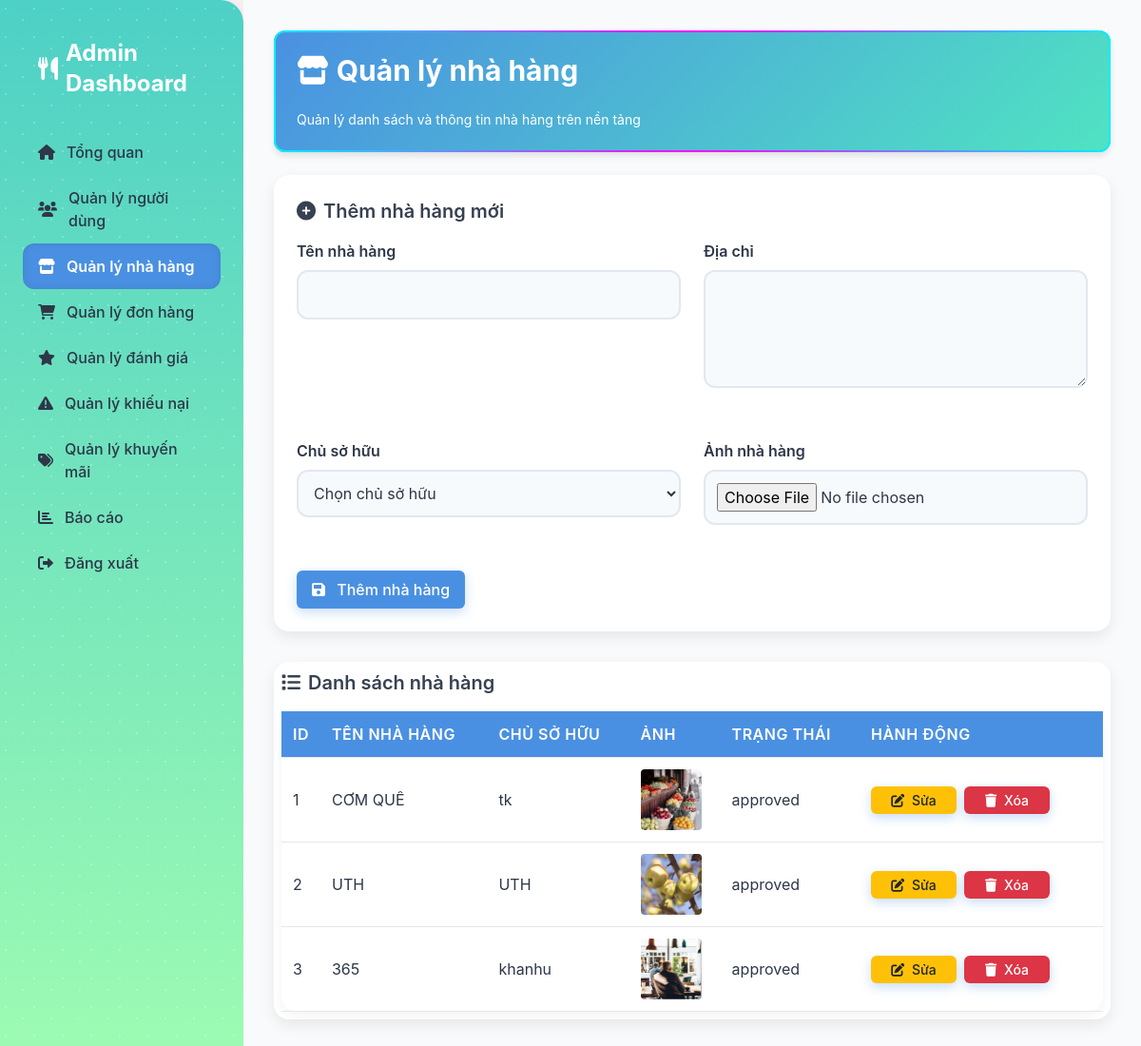
The app's page /modules/restaurants/manage_restaurants.php (signed in) with its own data.
### tables this page shows
CREATE TABLE `restaurants` (
  `id` int(11) NOT NULL,
  `name` varchar(100) NOT NULL,
  `address` text NOT NULL,
  `owner_id` int(11) DEFAULT NULL,
  `status` enum('pending','approved','rejected') DEFAULT 'pending',
  `image` varchar(255) DEFAULT NULL
);

CREATE TABLE `users` (
  `id` int(11) NOT NULL,
  `username` varchar(50) NOT NULL,
  `password` varchar(255) NOT NULL,
  `role` enum('admin','user','restaurant') NOT NULL,
  `email` varchar(100) NOT NULL,
  `created_at` timestamp NOT NULL DEFAULT current_timestamp()
);

### modules/restaurants/manage_restaurants.php (the view, shortened to what this page needs)
<?php
require __DIR__ . '/../../config/db_connect.php';
$current_page = basename($_SERVER['PHP_SELF']);
$restaurants = [];
try {
    $stmt = $pdo->query("SELECT r.*, u.username AS owner FROM restaurants r LEFT JOIN users u ON r.owner_id = u.id");
    $restaurants = $stmt->fetchAll(PDO::FETCH_ASSOC);
} catch (PDOException $e) {
    $error = "Lỗi khi lấy dữ liệu: " . $e->getMessage();
    error_log("Database error when fetching restaurants: " . $e->getMessage());
}
?>
<!DOCTYPE html>
<html lang="vi">
<head>
    <link href="https://cdn.jsdelivr.net/npm/tailwindcss@2.2.19/dist/tailwind.min.css" rel="stylesheet">
    <link href="/ad/assets/css/admin.css" rel="stylesheet">
    <link href="https://cdnjs.cloudflare.com/ajax/libs/font-awesome/6.0.0-beta3/css/all.min.css" rel="stylesheet">
    <link href="https://cdnjs.cloudflare.com/ajax/libs/animate.css/4.1.1/animate.min.css" rel="stylesheet">
</head>
<body class="flex flex-col h-screen bg-gray-50" data-page="<?php echo $current_page; ?>">
    <div class="flex flex-1 overflow-hidden">
        <aside class="sidebar w-64 bg-gray-800 text-white transition-all duration-300 ease-in-out">
            <h2 class="text-2xl font-bold mb-4 flex items-center p-4">
                <i class="fas fa-utensils mr-2"></i> <span>Admin Dashboard</span>
            </h2>
            <nav>
                <ul>
                    <li><a href="/ad/views/dashboard.php" class="flex items-center p-4 <?php echo ($current_page == 'dashboard.php' && !isset($_GET['page'])) ? 'active' : ''; ?>"><i class="fas fa-home mr-2"></i> <span>Tổng quan</span></a></li>
                    <li><a href="/ad/modules/users/manage_users.php" class="flex items-center p-4 <?php echo ($current_page == 'manage_users.php') ? 'active' : ''; ?>"><i class="fas fa-users mr-2"></i> <span>Quản lý người dùng</span></a></li>
                    <li><a href="/ad/modules/restaurants/manage_restaurants.php" class="flex items-center p-4 <?php echo ($current_page == 'manage_restaurants.php') ? 'active' : ''; ?>"><i class="fas fa-store mr-2"></i> <span>Quản lý nhà hàng</span></a></li>
                    <li><a href="/ad/modules/orders/manage_orders.php" class="flex items-center p-4 <?php echo ($current_page == 'manage_orders.php') ? 'active' : ''; ?>"><i class="fas fa-shopping-cart mr-2"></i> <span>Quản lý đơn hàng</span></a></li>
                    <li><a href="/ad/modules/reviews/manage_reviews.php" class="flex items-center p-4 <?php echo ($current_page == 'manage_reviews.php') ? 'active' : ''; ?>"><i class="fas fa-star mr-2"></i> <span>Quản lý đánh giá</span></a></li>
                    <li><a href="/ad/modules/complaints/manage_complaints.php" class="flex items-center p-4 <?php echo ($current_page == 'manage_complaints.php') ? 'active' : ''; ?>"><i class="fas fa-exclamation-triangle mr-2"></i> <span>Quản lý khiếu nại</span></a></li>
                    <li><a href="/ad/modules/promotions/manage_promotions.php" class="flex items-center p-4 <?php echo ($current_page == 'manage_promotions.php') ? 'active' : ''; ?>"><i class="fas fa-tags mr-2"></i> <span>Quản lý khuyến mãi</span></a></li>
                    <li><a href="/ad/views/report.php" class="flex items-center p-4 <?php echo ($current_page == 'report.php') ? 'active' : ''; ?>"><i class="fas fa-chart-bar mr-2"></i> <span>Báo cáo</span></a></li>
                    <li><a href="/ad/modules/auth/logout.php" class="flex items-center p-4 <?php echo ($current_page == 'logout.php') ? 'active' : ''; ?>"><i class="fas fa-sign-out-alt mr-2"></i> <span>Đăng xuất</span></a></li>
                </ul>
            </nav>
        </aside>
        <main class="main-content flex-1 overflow-auto p-6 bg-gray-50 animate__animated animate__fadeIn" id="main-content">
            <div class="content" id="content" style="display: none;">
                <div class="header-card animate__animated animate__fadeInUp">
                <h1 class="text-3xl font-bold mb-6 flex items-center animate__animated animate__fadeInUp">
                    <i class="fas fa-store mr-2"></i> Quản lý nhà hàng
                </h1>
                <p class="text-sm mt-2">Quản lý danh sách và thông tin nhà hàng trên nền tảng</p>
                </div>
                <div class="card mb-6 bg-white shadow-lg rounded-lg p-6 animate__animated animate__fadeInUp">
                    <h2 class="text-xl font-semibold mb-4 flex items-center text-gray-700">
                        <i class="fas fa-plus-circle mr-2"></i> Thêm nhà hàng mới
                    </h2>
                    <form method="POST" action="" enctype="multipart/form-data" class="grid grid-cols-1 md:grid-cols-2 gap-6">
                        <div class="form-group">
                            <label for="name">Tên nhà hàng</label>
                            <input type="text" name="name" id="name" class="form-control" required>
                        </div>
                        <div class="form-group">
                            <label for="address">Địa chỉ</label>
                            <textarea name="address" id="address" class="form-control" rows="4" required></textarea>
                        </div>
                        <div class="form-group">
                            <label for="owner_id">Chủ sở hữu</label>
                            <select name="owner_id" id="owner_id" class="form-control" required>
                                <option value="">Chọn chủ sở hữu</option>
                            </select>
                        </div>
                        <div class="form-group">
                            <label for="image">Ảnh nhà hàng</label>
                            <input type="file" name="image" id="image" class="form-control" accept="image/*">
                        </div>
                        <div class="md:col-span-2">
                            <div class="flex flex-wrap gap-4">
                                <button type="submit" class="btn btn-primary">
                                    <i class="fas fa-save mr-2"></i> Thêm nhà hàng
                                </button>
                            </div>
                        </div>
                    </form>
                </div>
                <div class="card table-container bg-white shadow-lg rounded-lg p-6 animate__animated animate__fadeInUp">
                    <h2 class="text-xl font-semibold mb-4 flex items-center text-gray-700">
                        <i class="fas fa-list mr-2"></i> Danh sách nhà hàng
                    </h2>
                    <?php if (empty($restaurants)): ?>
                        <p class="text-gray-500">Không có nhà hàng nào để hiển thị.</p>
                    <?php else: ?>
                        <table>
                            <thead>
                                <tr>
                                    <th class="w-10">ID</th>
                                    <th>Tên nhà hàng</th>
                                    <th>Chủ sở hữu</th>
                                    <th class="w-24">Ảnh</th>
                                    <th>Trạng thái</th>
                                    <th class="w-64">Hành động</th>
                                </tr>
                            </thead>
                            <tbody>
                                <?php foreach ($restaurants as $restaurant): ?>
                                <tr>
                                    <td><?php echo htmlspecialchars($restaurant['id']); ?></td>
                                    <td><?php echo htmlspecialchars($restaurant['name']); ?></td>
                                    <td><?php echo htmlspecialchars($restaurant['owner'] ?? 'Không xác định'); ?></td>
                                    <td>
                                        <?php if ($restaurant['image']): ?>
                                        <img src="<?php echo htmlspecialchars($restaurant['image']); ?>" alt="Ảnh nhà hàng" class="w-16 h-16 object-cover rounded">
                                        <?php else: ?>
                                        Không có ảnh
                                        <?php endif; ?>
                                    </td>
                                    <td><?php echo htmlspecialchars($restaurant['status']); ?></td>
                                    <td>
                                        <div class="flex flex-wrap gap-2">
                                            <?php if ($restaurant['status'] == 'approved'): ?>
                                                <a href="/ad/modules/restaurants/edit_restaurant.php?id=<?php echo $restaurant['id']; ?>" class="btn btn-warning btn-sm">
                                                    <i class="fas fa-edit mr-1"></i> Sửa
                                                </a>
                                                <a href="javascript:void(0)" onclick="confirmDelete(<?php echo $restaurant['id']; ?>)" class="btn btn-danger btn-sm">
                                                    <i class="fas fa-trash mr-1"></i> Xóa
                                                </a>
                                            <?php elseif ($restaurant['status'] == 'rejected'): ?>
                                                <a href="javascript:void(0)" onclick="confirmDelete(<?php echo $restaurant['id']; ?>)" class="btn btn-danger btn-sm">
                                                    <i class="fas fa-trash mr-1"></i> Xóa
                                                </a>
                                            <?php endif; ?>
                                        </div>
                                    </td>
                                </tr>
                                <?php endforeach; ?>
                            </tbody>
                        </table>
                    <?php endif; ?>
                </div>
            </div>
        </main>
    </div>
</body>
</html>

### assets/css/admin.css (style rules this page uses)
body { font-family: 'Inter', -apple-system, BlinkMacSystemFont, 'Segoe UI', Roboto, sans-serif; background: linear-gradient(135deg, #f7fafc 0%, #dce3ec 100%); background-size: 200% 200%; animation: gradientMove 15s ease infinite; margin: 0; height: 100vh; overflow: auto; color: #2d3748; }
.sidebar { background: linear-gradient(180deg, #4dd0c6, #9ffcb2); color: #ffffff; height: 100vh; position: fixed; width: 256px; padding: 1.5rem; box-shadow: 0 0 30px rgba(255, 154, 158, 0.4); overflow-y: auto; transition: all 0.3s ease-in-out; border-top-right-radius: 24px; border-bottom-right-radius: 24px; overflow: hidden; }
.sidebar::before { content: ''; position: absolute; top: 0; left: 0; width: 100%; height: 100%; background-image: radial-gradient(circle at 20% 30%, rgba(255,255,255,0.8) 1px, transparent 1px), radial-gradient(circle at 80% 70%, rgba(255,255,255,0.8) 1px, transparent 1px); background-size: 30px 30px; opacity: 0.3; animation: particleMove 20s linear infinite; }
.sidebar nav ul { list-style: none; padding: 0; }
.sidebar nav ul li a { display: flex; align-items: center; padding: 0.75rem 1rem; border-radius: 0.75rem; color: #2d3748; text-decoration: none; transition: all 0.3s ease; font-weight: 500; position: relative; overflow: hidden; }
.sidebar nav ul li a::before { content: ''; position: absolute; top: 0; left: -100%; width: 100%; height: 100%; background: linear-gradient(90deg, rgba(255, 255, 255, 0.2) 0%, rgba(255, 255, 255, 0.5) 50%, rgba(255, 255, 255, 0.2) 100%); transition: all 0.4s ease; z-index: 0; }
.sidebar nav ul li a.active { background-color: #4a90e2; color: #ffffff; font-weight: 600; box-shadow: inset 0 0 10px rgba(0, 0, 0, 0.1); }
.sidebar nav ul li a.active::before { display: none; }
.sidebar nav ul li a i { margin-right: 0.75rem; transition: transform 0.3s ease, opacity 0.3s ease; }
.sidebar nav ul li a span { transition: opacity 0.3s ease; }
.main-content { margin-left: 256px; padding: 2rem; height: 100vh; width: calc(100% - 256px); overflow-y: auto; transition: margin-left 0.3s ease; padding-bottom: 2rem; }
.header-card { background: linear-gradient(135deg, #4a90e2, #50e3c2); color: white; padding: 1.5rem; border-radius: 0.75rem; margin-bottom: 1.5rem; box-shadow: 0 4px 6px rgba(0, 0, 0, 0.1); position: relative; overflow: hidden; z-index: 1; }
.header-card::before { content: ''; position: absolute; top: -2px; left: -2px; right: -2px; bottom: -2px; background: linear-gradient( 90deg, #00f0ff 0%, #ff00f7 25%, #00f0ff 50%, #ff00f7 75%, #00f0ff 100% ); background-size: 200% 100%; animation: ledRunning 3s linear infinite; z-index: -1; border-radius: 0.85rem; -webkit-mask: linear-gradient(#fff 0 0) content-box, linear-gradient(#fff 0 0); -webkit-mask-composite: xor; mask-composite: exclude; padding: 4px; }
.card { background-color: #ffffff; border-radius: 1rem; box-shadow: 0 6px 15px rgba(0, 0, 0, 0.08); padding: 1.5rem; margin-bottom: 2rem; transition: all 0.3s ease; opacity: 1 !important; backface-visibility: hidden; will-change: transform, box-shadow; }
.table-container { overflow-x: auto; border-radius: 1rem; background: #ffffff; padding: 0.5rem; }
table { width: 100%; background-color: #ffffff; border-radius: 1rem; box-shadow: 0 4px 12px rgba(0, 0, 0, 0.05); border-collapse: separate; border-spacing: 0; }
th, td { padding: 1rem; text-align: left; border-bottom: 1px solid #edf2f7; }
th { background-color: #4a90e2; color: #ffffff; font-weight: 600; text-transform: uppercase; letter-spacing: 0.5px; }
tr { transition: all 0.3s ease; }
.btn { padding: 0.75rem 1.5rem; border-radius: 0.75rem; font-weight: 600; transition: all 0.3s ease; min-width: 120px; text-align: center; box-shadow: 0 4px 12px rgba(74, 144, 226, 0.3); opacity: 1 !important; cursor: pointer; }
.btn-sm { padding: 0.5rem 1rem; font-size: 0.875rem; min-width: 90px; }
.btn-primary { background-color: #4a90e2; color: #ffffff; }
.btn-danger { background-color: #e53e3e; color: #ffffff; }
.btn-warning { background-color: #ecc94b; color: #ffffff; }
.form-group { margin-bottom: 1.5rem; }
.form-group label { display: block; color: #2d3748; font-weight: 600; margin-bottom: 0.5rem; }
.form-group input, .form-group textarea, .form-group select { width: 100%; padding: 0.75rem; border: 2px solid #e2e8f0; border-radius: 0.75rem; outline: none; transition: all 0.3s ease; background-color: #f7fafc; }

### records on screen
restaurants: id "1", name "CƠM QUÊ", owner.username "tk", image (picture), status "approved"
restaurants: id "2", name "UTH", owner.username "UTH", image (picture), status "approved"
restaurants: id "3", name "365", owner.username "khanhu", image (picture), status "approved"
